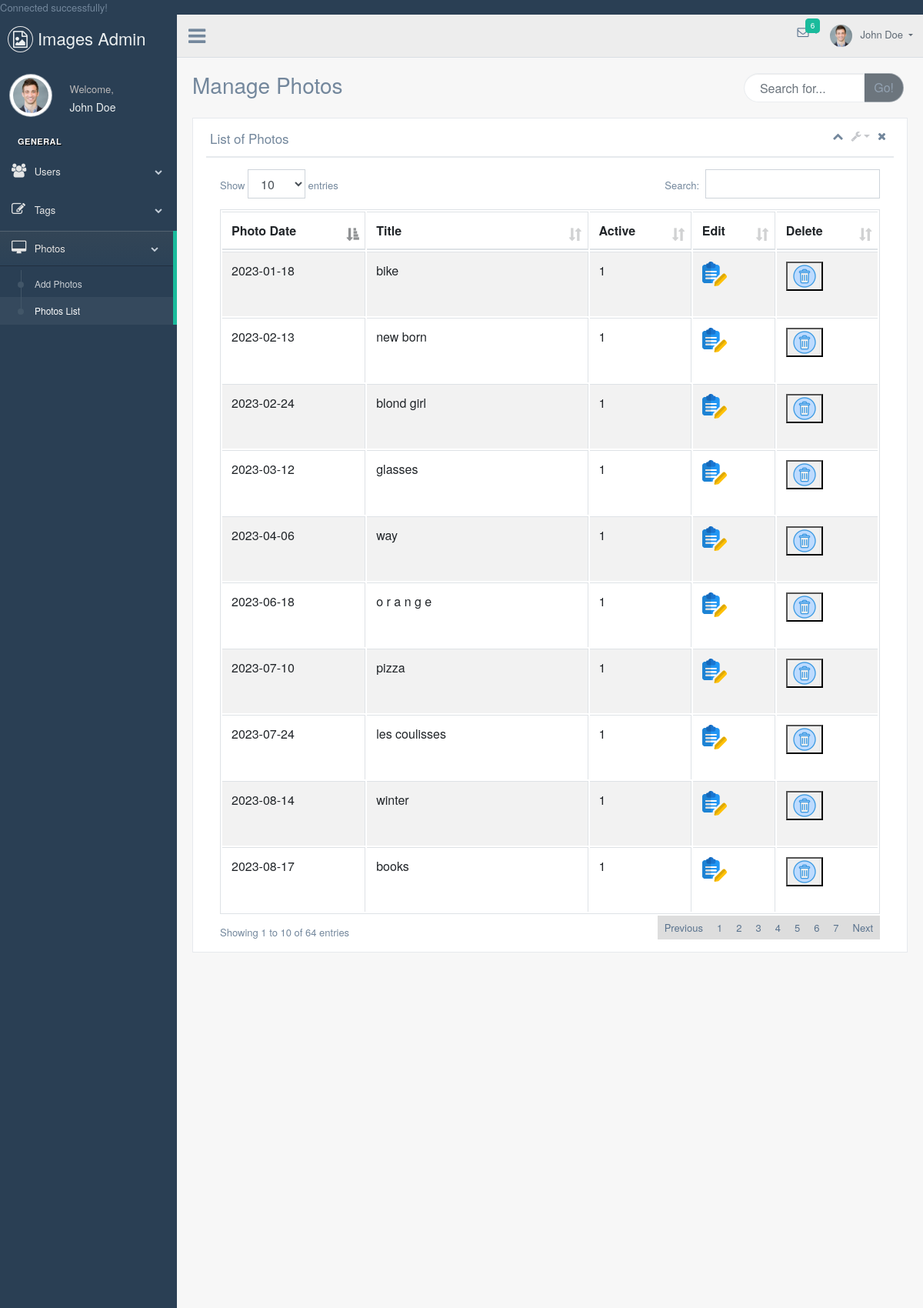
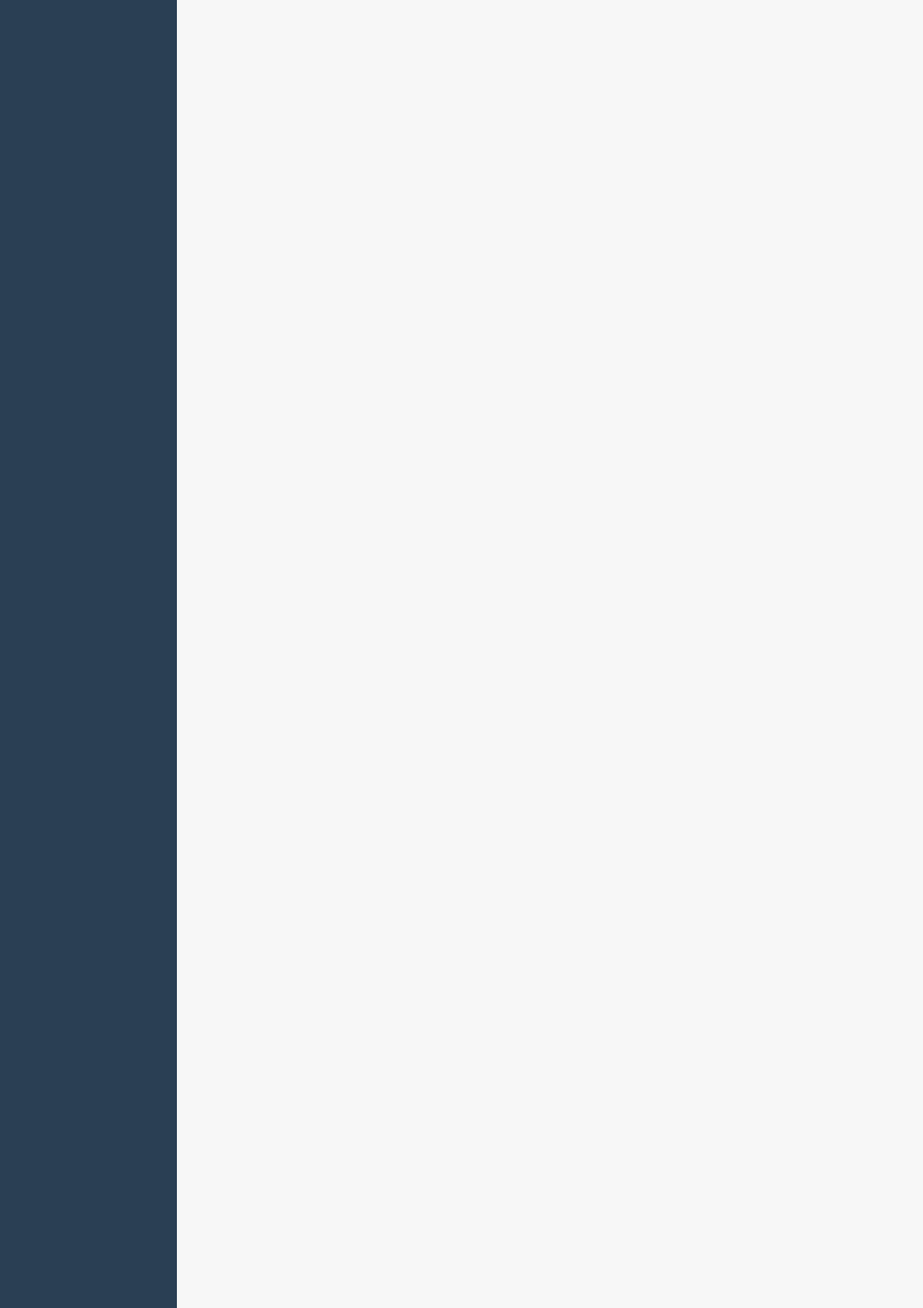
The page /admin/photos.php (signed in, upper part) on the database its author committed (2 pictures, top to bottom).
### tables this page shows
CREATE TABLE `photos` (
  `id` int(11) NOT NULL,
  `photo title` varchar(150) NOT NULL,
  `date` date NOT NULL,
  `Image` varchar(255) NOT NULL,
  `license` text NOT NULL,
  `dimension` varchar(150) NOT NULL,
  `format` varchar(15) NOT NULL,
  `active` tinyint(1) DEFAULT 0,
  `tag_id` int(250) NOT NULL,
  `views` float NOT NULL
);

### displayFunction.php (called while the page is built, shortened)
    <?php
function retrievePhotosData($conn){
    $data = $conn->query("SELECT * FROM `photos`")->fetchAll();
    return $data;
}
?>

### admin/photos.php (the view, shortened to what this page needs)
<?php
include 'dbConnection.php';
include '../displayFunction.php';
$data = retrievePhotosData($conn);
?>
<!DOCTYPE html>
<html lang="en">
  <head>
    <link href="vendors/bootstrap/dist/css/bootstrap.min.css" rel="stylesheet">
    <link href="vendors/font-awesome/css/font-awesome.min.css" rel="stylesheet">
    <link href="vendors/nprogress/nprogress.css" rel="stylesheet">
    <link href="vendors/iCheck/skins/flat/green.css" rel="stylesheet">
    <link href="vendors/datatables.net-bs/css/dataTables.bootstrap.min.css" rel="stylesheet">
    <link href="vendors/datatables.net-buttons-bs/css/buttons.bootstrap.min.css" rel="stylesheet">
    <link href="vendors/datatables.net-fixedheader-bs/css/fixedHeader.bootstrap.min.css" rel="stylesheet">
    <link href="vendors/datatables.net-responsive-bs/css/responsive.bootstrap.min.css" rel="stylesheet">
    <link href="vendors/datatables.net-scroller-bs/css/scroller.bootstrap.min.css" rel="stylesheet">
    <link href="build/css/custom.min.css" rel="stylesheet">
  </head>
  <body class="nav-md">
    <div class="container body">
      <div class="main_container">
        <div class="col-md-3 left_col">
          <div class="left_col scroll-view">
            <div class="navbar nav_title" style="border: 0;">
              <a href="../index.php" class="site_title"><i class="fa fa-file-image-o"></i></i> <span>Images Admin</span></a>
            </div>
            <div class="profile clearfix">
              <div class="profile_pic">
                <img src="images/img.jpg" alt="..." class="img-circle profile_img">
              </div>
              <div class="profile_info">
                <span>Welcome,</span>
                <h2>John Doe</h2>
              </div>
            </div>
            <br />
					<div id="sidebar-menu" class="main_menu_side hidden-print main_menu">
						<div class="menu_section">
							<h3>General</h3>
							<ul class="nav side-menu">
								<li><a><i class="fa fa-users"></i> Users <span class="fa fa-chevron-down"></span></a>
								</li>
								<li><a><i class="fa fa-edit"></i> Tags <span class="fa fa-chevron-down"></span></a>
								</li>
								<li><a><i class="fa fa-desktop"></i> Photos <span class="fa fa-chevron-down"></span></a>
									<ul class="nav child_menu">
										<li><a href="addPhoto.php">Add Photos</a></li>
										<li><a href="photos.php">Photos List</a></li>
									</ul>
								</li>
							</ul>
						</div>
					</div>
          </div>
        </div>
        <div class="top_nav">
				<div class="nav_menu">
					<div class="nav toggle">
						<a id="menu_toggle"><i class="fa fa-bars"></i></a>
					</div>
					<nav class="nav navbar-nav">
						<ul class=" navbar-right">
							<li class="nav-item dropdown open" style="padding-left: 15px;">
								<a href="javascript:;" class="user-profile dropdown-toggle" aria-haspopup="true" id="navbarDropdown" data-toggle="dropdown" aria-expanded="false">
									<img src="images/img.jpg" alt="">John Doe
								</a>
							</li>
							<li role="presentation" class="nav-item dropdown open">
								<a href="javascript:;" class="dropdown-toggle info-number" id="navbarDropdown1" data-toggle="dropdown" aria-expanded="false">
									<i class="fa fa-envelope-o"></i>
									<span class="badge bg-green">6</span>
								</a>
							</li>
						</ul>
					</nav>
				</div>
			</div>
					<br />
        <div class="right_col" role="main">
          <div class="">
            <div class="page-title">
              <div class="title_left">
                <h3>Manage Photos</h3>
              </div>
              <div class="title_right">
                <div class="col-md-5 col-sm-5 col-xs-12 form-group pull-right top_search">
                  <div class="input-group">
                    <input type="text" class="form-control" placeholder="Search for...">
                    <span class="input-group-btn">
                      <button class="btn btn-secondary" type="button">Go!</button>
                    </span>
                  </div>
                </div>
              </div>
            </div>
            <div class="clearfix"></div>
            <div class="row">
              <div class="col-md-12 col-sm-12 ">
                <div class="x_panel">
                  <div class="x_title">
                    <h2>List of Photos</h2>
                    <ul class="nav navbar-right panel_toolbox">
                      <li><a class="collapse-link"><i class="fa fa-chevron-up"></i></a>
                      </li>
                      <li class="dropdown">
                        <a href="#" class="dropdown-toggle" data-toggle="dropdown" role="button" aria-expanded="false"><i class="fa fa-wrench"></i></a>
                      </li>
                      <li><a class="close-link"><i class="fa fa-close"></i></a>
                      </li>
                    </ul>
                    <div class="clearfix"></div>
                  </div>
                  <div class="x_content">
                      <div class="row">
                          <div class="col-sm-12">
                            <div class="card-box table-responsive">
                    <table id="datatable" class="table table-striped table-bordered" style="width:100%">
                      <thead>
                        <tr>
                          <th>Photo Date</th>
                          <th>Title</th>
                          <th>Active</th>
                          <th>Edit</th>
                          <th>Delete</th>
                        </tr>
                      </thead>
                      <tbody>
                        <?php
                          foreach($data as $row){?>
                            <tr>
                                <?php echo"<td>".$row['date']."</td>";
                                echo"<td>".$row['photo title']."</td>";
                                echo"<td>".$row['active']."</td>";?>
                                <td><a href="./editPhoto.php?id=<?php echo $row['id'];?>"><img src="./images/edit.png" alt="Edit"></a></td>
                                <td>
                                  <form action="" method="post">
                                    <button type="submit" name="delete" value="delete"><img src="./images/delete.png" alt="Delete"></button>
                                  </form></td>
                            </tr>
                        <?php }?>
                      </tbody>
                    </table>
                  </div>
                  </div>
              </div>
            </div>
                </div>
              </div>
            </div>
          </div>
        </div>
      </div>
    </div>
  </body>
</html>

### rows shown on the page
photos: date "2023-02-24", photo title "blond girl", active "1"
photos: date "2023-02-13", photo title "new born", active "1"
photos: date "2023-03-12", photo title "glasses", active "1"
photos: date "2023-06-18", photo title "o r a n g e", active "1"
photos: date "2023-07-10", photo title "pizza", active "1"
photos: date "2023-08-17", photo title "books", active "1"
photos: date "2023-01-18", photo title "bike", active "1"
photos: date "2023-07-24", photo title "les coulisses", active "1"
photos: date "2023-04-06", photo title "way", active "1"
photos: date "2023-08-14", photo title "winter", active "1"
